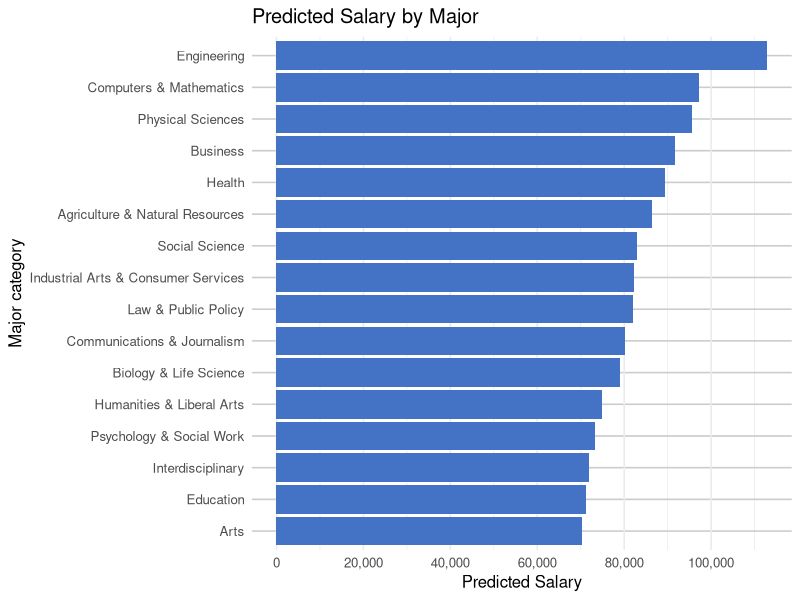
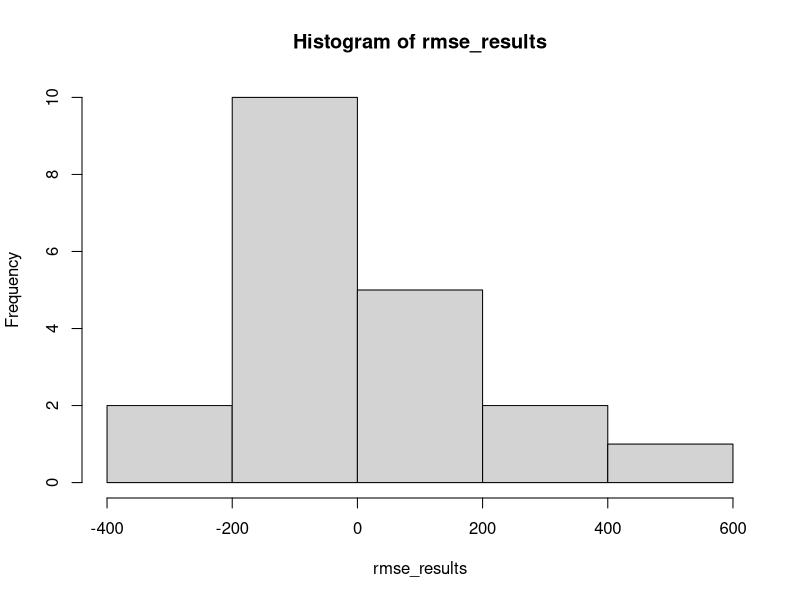
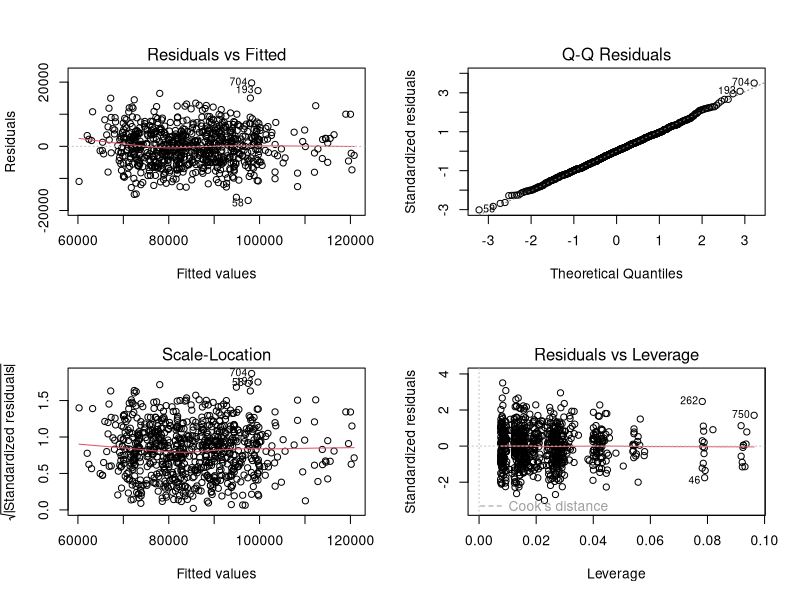

The R source for these figures, in order:
## ---- chunk 1

#library for data cleaning and graphs

library(tidyverse)

## ---- chunk 2

# reading in data and creating factors
sal_df <- vroom::vroom("Salary.csv")

sal_df <- sal_df |>
  mutate(
    MajorCategory = factor(MajorCategory),
    Sex = factor(Sex)
  )

# creating a linear model. Salary predicted my Major, GPA and sex. No interaction
sal_lm<-lm(Salary~ .,sal_df)
#linear model that includes an interaction between GPA and MajorCategory
sal_lm_int_GPA_MAJ  <- lm(Salary ~ GPA * MajorCategory + Sex, data = sal_df)

head(sal_df)
## ---- chunk 3


# 1) Pull GPA beta (estimate) and p-value from the summary object
smry <- summary(sal_lm)
coef_mat <- smry$coefficients

gpa_estimate <- coef_mat["GPA", "Estimate"]
gpa_pvalue   <- coef_mat["GPA", "Pr(>|t|)"]

# 2) Confidence interval (default 95%)
gpa_ci <- confint(sal_lm, "GPA", level = 0.95)

# Print nicely
cat("GPA beta (Estimate):", round(gpa_estimate, 4), "\n")
cat("GPA p-value        :", signif(gpa_pvalue, 4), "\n")
cat("GPA 95% CI         : [",
    round(gpa_ci[1], 4), ", ", round(gpa_ci[2], 4), "]\n", sep = "")


## ---- chunk 4

# Recommended contrasts for Type III tests
options(contrasts = c("contr.sum", "contr.poly"))
library(car)
car::Anova(sal_lm_int_GPA_MAJ, type = 3)
## ---- chunk 5

# code to perform f-test between base lm, and an lm that doesn't include Major
print(anova(sal_lm, lm(Salary~ -MajorCategory,sal_df)))

# we see that major is significant, so now we view the summary of the model with major.
summary(sal_lm)

maj_df <- expand.grid(Sex = "F", GPA = 3.5, MajorCategory = unique(sal_df$MajorCategory))

maj_preds <- predict(sal_lm, new_data = as.data.frame(maj_df))

## ---- chunk 6

# make df for diff majors holding constant of female w/ 3.5 GPA
maj_df <- expand.grid(Sex = "F", GPA = 3.5, MajorCategory = unique(sal_df$MajorCategory))

# predict salaries for diff majors
maj_preds <- predict(sal_lm, newdata = maj_df)




## ---- chunk 7

# Ensure you used the correct arg for base R lm
maj_preds <- predict(sal_lm, newdata = maj_df, se.fit = TRUE)

# Bind predictions back to maj_df
plot_df <- maj_df %>%
  mutate(
    .pred = maj_preds$fit,
  ) %>%
  # Order majors by predicted value for a nicer chart
  mutate(MajorCategory = reorder(MajorCategory, .pred))

library(scales)

ggplot(plot_df, aes(x = MajorCategory, y = .pred)) +
  geom_col(fill = "#4472C4") +
  coord_flip() +  # if you prefer horizontal bars (often easier to read)
  scale_y_continuous(
    breaks = scales::breaks_pretty(n = 5),      # more ticks
    minor_breaks = waiver(),                     # add minor gridlines
    labels = label_number(big.mark = ",")        # or label_dollar() if these are $ values
    # e.g., labels = label_dollar(accuracy = 1)
  ) +
  theme_minimal(base_size = 12) +
  theme(
    panel.grid.minor.y = element_line(color = "grey85"),  # emphasize minor gridlines
    panel.grid.major.y = element_line(color = "grey80")
  ) +
  labs(x = "Major category", y = "Predicted Salary", title = "Predicted Salary by Major")
## ---- chunk 8
sal_lm_sex_major <- lm(
  Salary ~ GPA + Sex * MajorCategory,
  data = sal_df
)

summary(sal_lm_sex_major)

## ---- chunk 9

# linear model using all predictors and no interactions. As seen above, just defined again for clarity
sal_lm<-lm(Salary~ .,sal_df)

# linear model using all predictors and interactions found to be significant:
sal_interaction_lm <- lm(Salary ~ MajorCategory * Sex + MajorCategory * GPA, data = sal_df)



# par(mfrow = c(2,2))
# plot(sal_interaction_lm)

# function to perform k-fold cv for a single fold.
# take input of k, the kth fold
# calculates rmse for the models with and without interactions
# returns difference of rmse of the 2

cross_validate <- function(k){
  val_set <- sal_df |> filter(folds == k)
  train_set <- sal_df |> filter(folds != k)
  
  preds_1 <- predict.lm(lm(Salary ~ MajorCategory * Sex + MajorCategory * GPA, data = train_set),
            newdata = val_set)
  rmse_1 <- sqrt(mean((preds_1 - val_set[["Salary"]])^2))
  
  preds_2 <- predict.lm(lm(Salary ~ MajorCategory + Sex + GPA, data = train_set),
            newdata = val_set)
  rmse_2 <- sqrt(mean((preds_2 - val_set[["Salary"]])^2))
  
  rmse_1 - rmse_2
}

K <- 20

# randomly creates partitions for folds
folds <- rep(1:K, length = nrow(sal_df))|>
  sample()


rmse_results <- sapply(1:K, FUN = cross_validate)

# results of k-fold validation comparison
print(summary(rmse_results))
hist(rmse_results)



## ---- chunk 10

# function similar to above
#instead of finding difference, just calclates rmse for 1 and returns it
cross_validate_one <- function(k){
  val_set <- sal_df |> filter(folds == k)
  train_set <- sal_df |> filter(folds != k)
  
  preds <- predict.lm(lm(Salary ~ Sex + MajorCategory + GPA, data = train_set),
            newdata = val_set)
  sqrt(mean((preds - val_set[["Salary"]])^2))
}

K <- 20

# see above cell
folds <- rep(1:K, length = nrow(sal_df))|>
  sample()


rmse_results <- sapply(1:K, FUN = cross_validate_one)

# statistics from k_folds
print(sd(sal_df[["Salary"]]))
print(mean(rmse_results))
print(summary(rmse_results))
## ---- chunk 11
set.seed(545)
pick <- sample(1:length(sal_df$Salary),1)

info <- as.data.frame(sal_df)[pick,2:4]

prediction <- predict(sal_lm, info)

print(prediction)
print(sal_df$Salary[pick])
print(prediction - sal_df$Salary[pick])
## ---- chunk 12

# creates a plot of various lm assumptions
par(mfrow = c(2,2))
plot(sal_lm)
